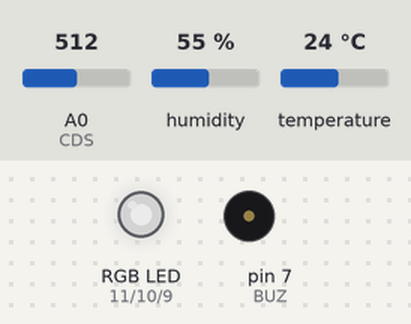
Recording of a sketch running on a simulated Arduino Uno, built with avr-gcc and run on an emulated ATmega328P. On the bench: an RGB LED mixed from three pins (HIGH = lit), buzzer (waves = sounding, pin HIGH). The test bench sets the inputs (shaded band); at power-on: A0 (CDS) = 512, humidity 55 %, temperature 24 °C. Dim RGB values are drawn brighter than linear; what the sketch prints to the serial monitor is not drawn.

Above: at 5.4 s.
5.5 s: A0 (CDS) set to 410
12.0 s: A0 (CDS) set to 381
At 13.4 s:
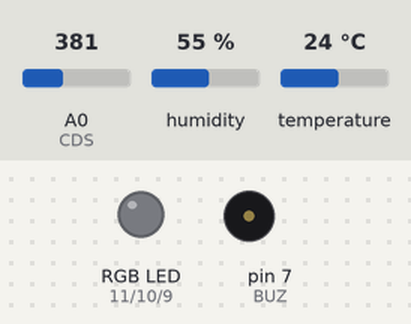
15.8 s: A0 (CDS) set to 511
At 16.67 s:
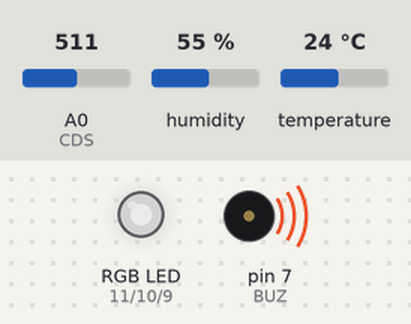
20.9 s: A0 (CDS) set to 390
At 23.0 s:
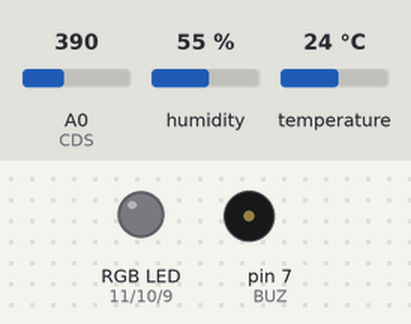
Timing chart, 0 to 24.5 s (numbered marks = the images above; inputs shaded):
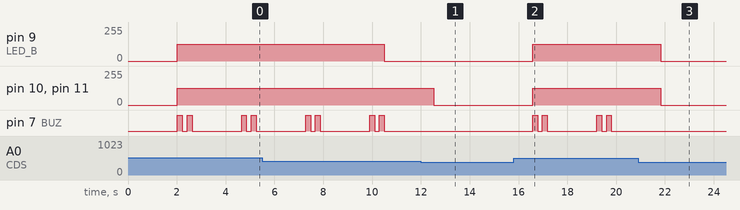

Measured:
- the behaviour switches between 400 and 399 on A0 (CDS) (found by bisection; images 0 and 1)
- after the input at 12.0 s, pin 9 (LED_B): stays 0/255 (without the input it goes to 125/255 after 0.53 s); pin 10 (LED_G), pin 11 (LED_R): 125/255 → 0/255 after 0.53 s; pin 7 (BUZ): stops changing and stays LOW
- after the input at 15.8 s, pin 9 (LED_B), pin 10 (LED_G), pin 11 (LED_R): 0/255 → 125/255 after 0.78 s; pin 7 (BUZ): LOW → HIGH after 0.78 s, → LOW 0.20 s later, → HIGH 0.20 s later, → LOW 0.20 s later, … (8 changes in this stretch)
- after the input at 20.9 s, pin 9 (LED_B), pin 10 (LED_G), pin 11 (LED_R): 125/255 → 0/255 after 0.93 s; pin 7 (BUZ): stops changing and stays LOW

The sketch:

MsTimer2_1015.ino
```cpp
#include <MsTimer2.h>
#include "DHT.h"

#define DHTPIN 8 // DHT11 pin 번호
#define DHTTYPE DHT11   // DHT 11
// define DHTTYPE DHT22
// define DHTTYPE DHT33
DHT dht(DHTPIN, DHTTYPE);

const int CDS = A0; // A0에 조도센서 연결

const int BUZ = 7;

const int LED_R = 11;
const int LED_G = 10;
const int LED_B = 9;
String data;
volatile bool ledState = true;
// 인터럽트(MsTimer)에서는 빠른 동작으로 처리되고 빠져나가야 함 (캐시메모리 활용)
// 그 때 사용하는 데이터타입이 volatile임 -> 항상 메모리 접근 (캐시메모리 활용 X)
volatile int tick = 0;
// 인터럽트에는 volatile를 써주자!

void setup() {
  Serial.begin(9600);
  pinMode(LED_R, OUTPUT);
  pinMode(LED_G, OUTPUT);
  pinMode(LED_B, OUTPUT);
  pinMode(BUZ, OUTPUT);

  Serial.println(F("온,습도 센서 시작"));
  Serial.println("조도 센서 시작");

  MsTimer2::set(1000, timerISR);
  MsTimer2::start();

  dht.begin();
}

void loop() {
  delay(2000);

  readDHT11();

  if (readCDS() >= 400){
    setColor(125, 125, 125);
    digitalWrite(BUZ, HIGH);
    delay(200);
    digitalWrite(BUZ, LOW);
    delay(200);
    digitalWrite(BUZ, HIGH);
    delay(200);
    digitalWrite(BUZ, LOW);
  }
  else {
    setColor(0, 0, 0);
  }

   if (tick == 10){
    ledState = !ledState;
    digitalWrite(LED_B, ledState);
    tick = 0;
  }
}

void setColor(int red, int green, int blue){
  analogWrite(LED_R, red);
  analogWrite(LED_G, green);
  analogWrite(LED_B, blue);
}

void setSound(double Octv){
  tone(BUZ, Octv);
  delay(300);
}

void timerISR(){
  tick++;
}
```

readCDS.ino
```cpp
int readCDS(){
  int CDS_val = analogRead(CDS);
  Serial.print("조도 값 : ");
  Serial.println(CDS_val);

  return CDS_val;
}
```

readDHT.ino
```cpp
void readDHT11(){
  float h = dht.readHumidity();
  float t = dht.readTemperature();

  if (isnan(h) || isnan(t)) {
    Serial.println(F("Failed to read from DHT sensor!"));
    return;
  } // 오류 처리 (제대로 된 값이 안 들어온 경우) isnan ->  숫자정보가 아님.

  float hic = dht.computeHeatIndex(t, h, false);

  /* Serial.print(F("습도: "));
  Serial.print(h);
  Serial.print(F("%  온도: "));
  Serial.print(t);
  Serial.println(F("℃"));
  */

  // UI에 정보 송신 양식(파싱)  -> [라인번호/온도/습도]
  Serial.print("[1/");
  Serial.print(t);
  Serial.print("/");
  Serial.print(h);
  Serial.print("]");
  Serial.print("[2/");
  Serial.print(t + 6);
  Serial.print("/");
  Serial.print(h + 7);
  Serial.println("]");
}
```
